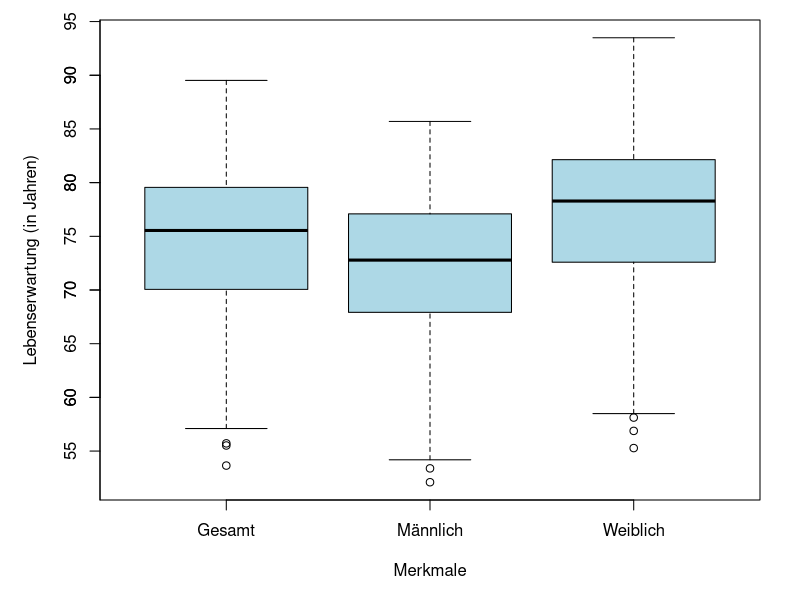
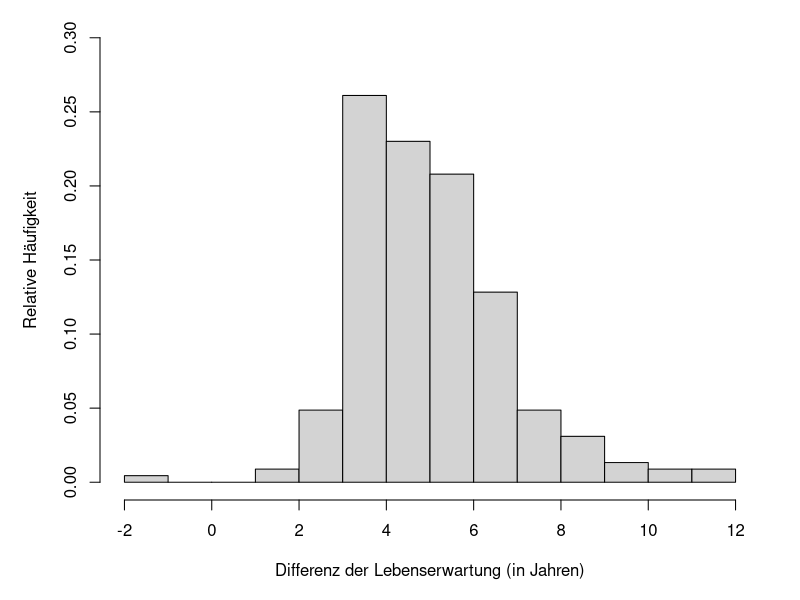
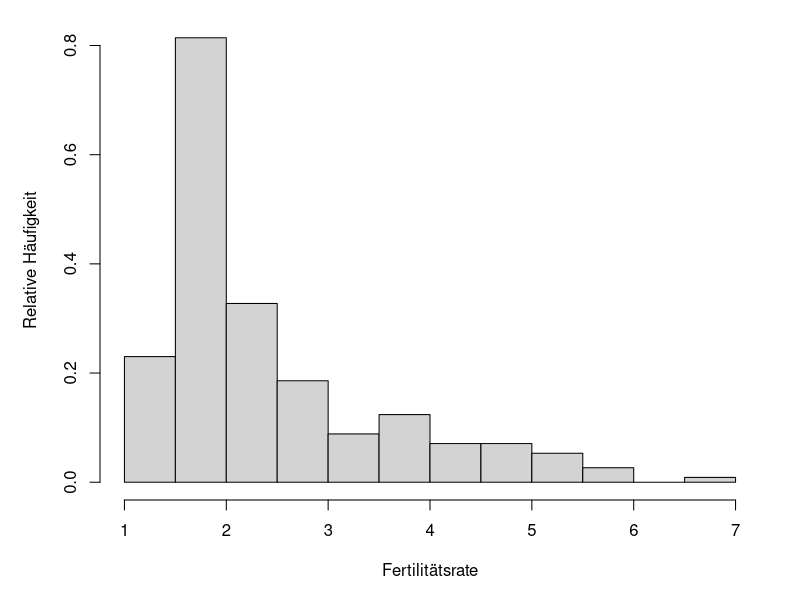
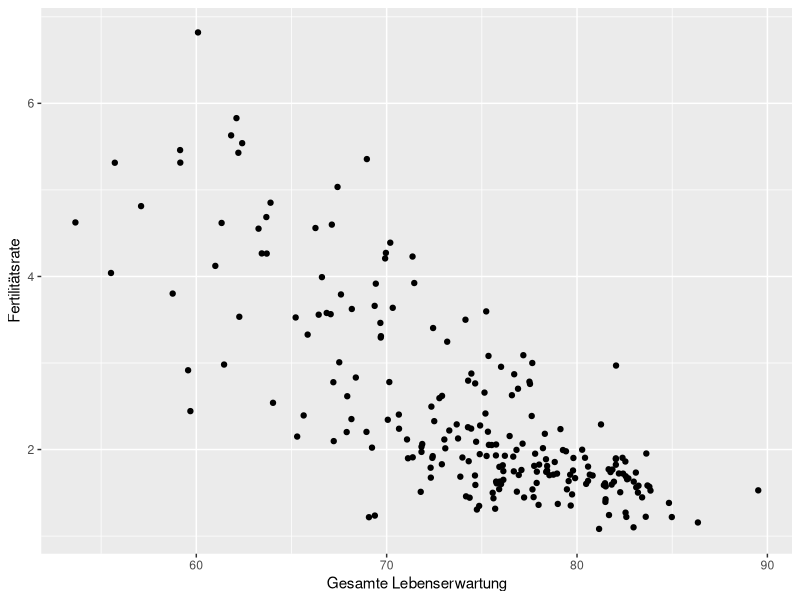
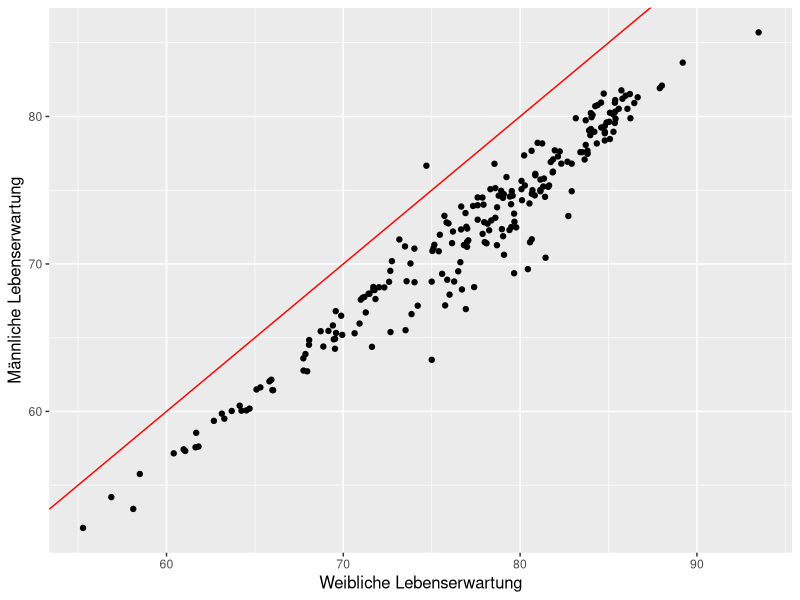
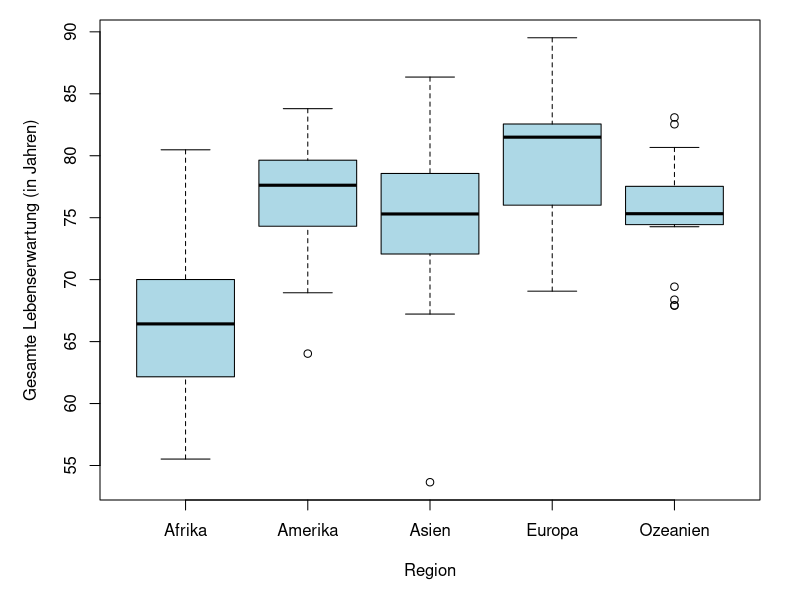
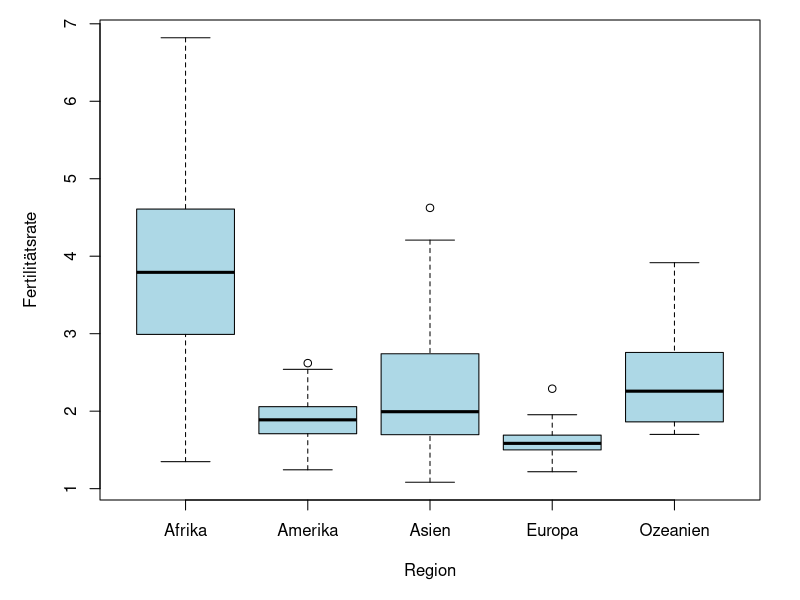
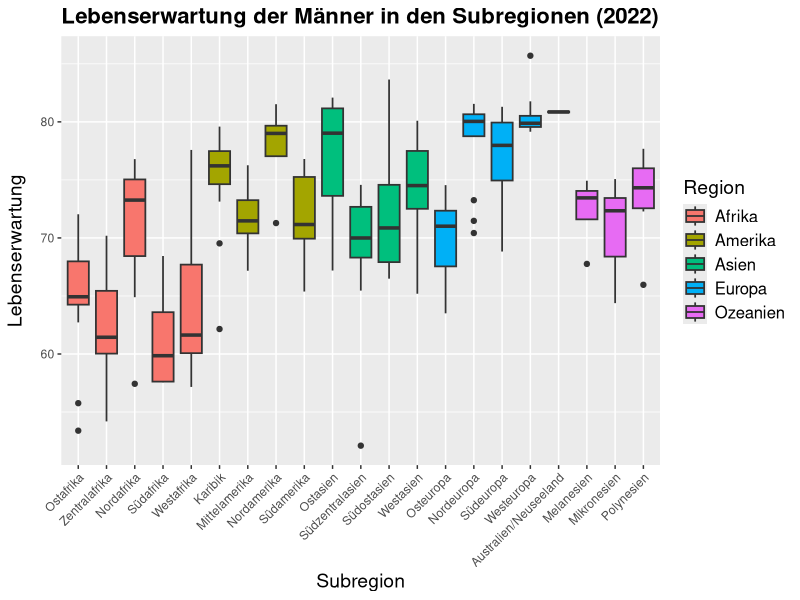

Source code (R) for these figures, in order:
library(ggplot2)

setwd("C:/Users/alena/Documents/GitHub/Fallstudien-1/Projekt 1")

data <- read.csv("census_2022_2002.csv")
# Ueberblick ueber die Daten
dim(data)
head(data)
str(data)
summary(data)

# Entfernung von NA-Werten
data_noNA <- na.omit(data)

# Datensatz auf 2 abhaengig vom Jahr teilen
data2002 <- subset(data_noNA, Year == 2002)
dim(data2002)

data2022 <- subset(data_noNA, Year == 2022)
dim(data2022)


#1 - Haeufigkeitsverteilungen der Merkmale + Unterschiede zwischen Geschlechter
attach(data2022)

num_stat <- function(data) {
  var_name <- c("Gesamte Lebenserwartung", "Männliche Lebenserwartung", 
                "Weibliche Lebenserwartung", "Fertilitätsrate")
  result <- matrix(NA, nrow = length(data), ncol = 7)
  colnames(result) <- c("Variable", "min", "max", "IQR", "median", 
                        "mean", "sd")
  for(i in 1:length(data)) {
    var_data <- data[[i]]
    Max <- max(var_data)
    Min <- min(var_data)
    q1 <- quantile(var_data, 0.25)
    q3 <- quantile(var_data, 0.75)
    result[i, 1] <- var_name[i]
    result[i, 2] <- round(Min, 2)
    result[i, 3] <- round(Max,2)
    result[i, 4] <- round(q3 - q1,2)
    result[i, 5] <- round(median(var_data),2)
    result[i, 6] <- round(mean(var_data),2)
    result[i, 7] <- round(sd(var_data),2)
  } 
  return(as.data.frame(result))
}
num_data <- 3:6
num_stat(data2022[,num_data])

# Boxplots der Lebenserwartung (+ Unterschiede zwischen den Geschlechtern)
par(mar = c(5, 5, 1, 2))
boxplot(Life_Expectancy_Overall,
        Life_Expectancy_Male,
        Life_Expectancy_Female,
        names = c("Gesamt", "Männlich", "Weiblich"),
        ylab = "Lebenserwartung (in Jahren)",
        xlab = "Merkmale", horizontal = FALSE, col = "lightblue")
axis(2, at = seq(0, 100, by = 5))

# Differenz der Lebenserwartung (Frauen - Männer)
Diff_Lebenserwartung <- Life_Expectancy_Female - Life_Expectancy_Male
hist(Diff_Lebenserwartung, xlab = "Differenz der Lebenserwartung (in Jahren)",
     ylab = "Relative Häufigkeit",probability = TRUE,
     ylim = c(0, 0.30), breaks = -2:12, main = "")

# Histogramm für Fertilitätsrate
hist(Total_Fertility_Rate, xlab = "Fertilitätsrate", 
     ylab = "Relative Häufigkeit", probability = TRUE, main = "")

# Verteilung der Region mit Tabelle

table(Region)

# Verteilung der Subregion
table(Subregion)

################

#2 - bivariate Zusammenhaenge zwischen den Merkmalen

# Subregionen nach Region
table(Subregion, Region)

# Zusammenhang zwischen gesamten Lebenserwartung und Fertilitätsrate
# Streudiagramm
ggplot(data2022, aes(x = Life_Expectancy_Overall, y = Total_Fertility_Rate)) +
  geom_point() +
  labs(x = "Gesamte Lebenserwartung",
       y = "Fertilitätsrate")

# Zusammenhang zwischen Lebenserwartung von Frauen und Männer
# Streudiagramm
ggplot(data2022, aes(x = Life_Expectancy_Female, y = Life_Expectancy_Male)) +
  geom_point() +
  geom_abline(intercept = 0, slope = 1, color = "red", linetype = "solid") +
  labs(x = "Weibliche Lebenserwartung",
       y = "Männliche Lebenserwartung") +
  theme(
    axis.title.x = element_text(size = 12),
    axis.title.y = element_text(size = 12) 
  )

# Boxplot der Lebenserwartung nach Region
region_name = c("Afrika", "Amerika", "Asien", "Europa", "Ozeanien")

boxplot(Life_Expectancy_Overall ~ Region,
        ylab = "Gesamte Lebenserwartung (in Jahren)",
        xlab = "Region", horizontal = FALSE,
        names = region_name, col = "lightblue")

# Boxplot der Fertilitätsrate nach Region
boxplot(Total_Fertility_Rate ~ Region, 
        ylab = "Fertilitätsrate",
        xlab = "Region", horizontal = FALSE,
        col = "lightblue", names = region_name)


#3 - Unterschiede der Merkmale zwischen den Subregionen

# Subregionen ins Deutsche übersetzen und Region hinzufügen
data2022$Subregion[data2022$Subregion == "Eastern Africa"] <- "Ostafrika"
data2022$Subregion[data2022$Subregion == "Middle Africa"] <- "Zentralafrika"
data2022$Subregion[data2022$Subregion == "Northern Africa"] <- "Nordafrika"
data2022$Subregion[data2022$Subregion == "Southern Africa"] <- "Südafrika"
data2022$Subregion[data2022$Subregion == "Western Africa"] <- "Westafrika"
data2022$Subregion[data2022$Subregion == "Caribbean"] <- "Karibik"
data2022$Subregion[data2022$Subregion == "Central America"] <- "Mittelamerika"
data2022$Subregion[data2022$Subregion == "Northern America"] <- "Nordamerika"
data2022$Subregion[data2022$Subregion == "South America"] <- "Südamerika"
data2022$Subregion[data2022$Subregion == "Eastern Asia"] <- "Ostasien"
data2022$Subregion[data2022$Subregion == "South-Central Asia"] <- "Südzentralasien"
data2022$Subregion[data2022$Subregion == "South-Eastern Asia"] <- "Südostasien"
data2022$Subregion[data2022$Subregion == "Western Asia"] <- "Westasien"
data2022$Subregion[data2022$Subregion == "Eastern Europe"] <- "Osteuropa"
data2022$Subregion[data2022$Subregion == "Northern Europe"] <- "Nordeuropa"
data2022$Subregion[data2022$Subregion == "Southern Europe"] <- "Südeuropa"
data2022$Subregion[data2022$Subregion == "Western Europe"] <- "Westeuropa"
data2022$Subregion[data2022$Subregion == "Australia/New Zealand"] <- "Australien/Neuseeland"
data2022$Subregion[data2022$Subregion == "Melanesia"] <- "Melanesien"
data2022$Subregion[data2022$Subregion == "Micronesia"] <- "Mikronesien"
data2022$Subregion[data2022$Subregion == "Polynesia"] <- "Polynesien"

# Region hinzufügen basierend auf den Subregionen
data2022$Region <- ifelse(data2022$Subregion %in% c("Ostafrika", "Zentralafrika", "Nordafrika", "Südafrika", "Westafrika"), "Afrika",
                          ifelse(data2022$Subregion %in% c("Karibik", "Mittelamerika", "Nordamerika", "Südamerika"), "Amerika",
                                 ifelse(data2022$Subregion %in% c("Ostasien", "Südzentralasien", "Südostasien", "Westasien"), "Asien",
                                        ifelse(data2022$Subregion %in% c("Osteuropa", "Nordeuropa", "Südeuropa", "Westeuropa"), "Europa",
                                               ifelse(data2022$Subregion %in% c("Australien/Neuseeland", "Melanesien", "Mikronesien", "Polynesien"), "Ozeanien", 
                                                      NA)))))

# Sortieren der Daten nach Region und Subregion in neuer Variable year2022
year2022 <- data2022[order(Region, Subregion), ]


#########################
#Boxplots

#Boxplot Lebenserwartung der Männer in den Subregionen
# Boxplot mit ggplot2, nach Region gruppiert und mit farblicher Unterscheidung der Regionen
ggplot(year2022, aes(x = factor(Subregion, levels = unique(Subregion)), y = Life_Expectancy_Male, fill = Region)) +
  geom_boxplot(coef = 1.5, size = 0.6) +
  labs(title = "Lebenserwartung der Männer in den Subregionen (2022)",
       x = "Subregion",
       y = "Lebenserwartung",
       fill = "Region") +  # Legende für die Regionen hinzufügen
  theme(
    plot.title = element_text(size = 16, face = "bold"),  # Überschrift größer und fett
    axis.title.x = element_text(size = 14),  # x-Achsenbeschriftung größer
    axis.title.y = element_text(size = 14, margin = margin(r = 10)),  # y-Achsenbeschriftung größer
    axis.text.x = element_text(angle = 45, hjust = 1), # x-Achsenbeschriftung um 45 Grad drehen
    legend.text = element_text(size = 12),  # Legendentext größer
    legend.title = element_text(size = 14)  # Legendentitel größer
  )


# Boxplot Lebenserwartung der Frauen in den Subregionen
ggplot(year2022, aes(x = factor(Subregion, levels = unique(Subregion)), y = Life_Expectancy_Female, fill = Region)) +
  geom_boxplot(coef = 1.5, size = 0.6) +
  labs(title = "Lebenserwartung der Frauen in den Subregionen (2022)",
       x = "Subregion",
       y = "Lebenserwartung",
       fill = "Region") +  # Legende für die Regionen hinzufügen
  theme(
    plot.title = element_text(size = 16, face = "bold"),  # Überschrift größer und fett
    axis.title.x = element_text(size = 14),  # x-Achsenbeschriftung größer
    axis.title.y = element_text(size = 14, margin = margin(r = 10)),  # y-Achsenbeschriftung größer mit Abstand
    axis.text.x = element_text(angle = 45, hjust = 1), # x-Achsenbeschriftung um 45 Grad drehen
    legend.text = element_text(size = 12),  # Legendentext größer
    legend.title = element_text(size = 14)  # Legendentitel größer
  )

# Gesamte Lebenserwartung in den Subregionen (2022)
ggplot(year2022, aes(x = factor(Subregion, levels = unique(Subregion)), y = Life_Expectancy_Overall, fill = Region)) +
  geom_boxplot(coef = 1.5, size = 0.6) +
  labs(x = "Subregion",
       y = "Gesamte Lebenserwartung",
       fill = "Region:") +  # Legende für die Regionen hinzufügen
  theme(
    plot.title = element_text(size = 16, face = "bold"),
    axis.title.x = element_text(size = 14), 
    axis.title.y = element_text(size = 14, margin = margin(r = 10)), 
    axis.text.x = element_text(angle = 45, hjust = 1), 
    legend.text = element_text(size = 12), 
    legend.title = element_text(size = 14),
    legend.position = "top",
    legend.direction = "horizontal")


# Fertilitätsrate in den Subregionen (2022)
ggplot(year2022, aes(x = factor(Subregion, levels = unique(Subregion)), y = Total_Fertility_Rate, fill = Region)) +
  geom_boxplot(coef = 1.5, size = 0.6) +
  labs(x = "Subregion",
       y = "Fertilitätsrate",
       fill = "Region:") +  # Legende für die Regionen hinzufügen
  theme(
    plot.title = element_text(size = 16, face = "bold"), 
    axis.title.x = element_text(size = 14), 
    axis.title.y = element_text(size = 14, margin = margin(r = 10)),  
    axis.text.x = element_text(angle = 45, hjust = 1), 
    legend.text = element_text(size = 12),  
    legend.title = element_text(size = 14),
    legend.position = "top",
    legend.direction = "horizontal")

#####################
#Zusätzliche Grafik

# Boxplot Differenz der Lebenserwartung (Frauen - Männer) in den Subregionen
ggplot(year2022, aes(x = factor(Subregion, levels = unique(Subregion)), y = Life_Expectancy_Female - Life_Expectancy_Male, fill = Region)) +
  geom_boxplot(coef = 1.5, size = 0.6) +
  labs(title = "Differenz der Lebenserwartung in den Subregionen (2022)",
       x = "Subregion",
       y = "Lebenserwartung",
       fill = "Region") +  # Legende für die Regionen hinzufügen
  theme(
    plot.title = element_text(size = 16, face = "bold"),  # Überschrift größer und fett
    axis.title.x = element_text(size = 14),  # x-Achsenbeschriftung größer
    axis.title.y = element_text(size = 14, margin = margin(r = 10)),  # y-Achsenbeschriftung größer mit Abstand
    axis.text.x = element_text(angle = 45, hjust = 1), # x-Achsenbeschriftung um 45 Grad drehen
    legend.text = element_text(size = 12),  # Legendentext größer
    legend.title = element_text(size = 14)  # Legendentitel größer
  )

detach(data2022)

#4 - Vergleich von Merkmalen in 2002 und 2022

par(mfrow = c(1, 2))
# Gesamte Lebenserwartung in 2002 und 2022
boxplot(data2002$Life_Expectancy_Overall, data2022$Life_Expectancy_Overall,
        names = c("2002", "2022"),
        ylab = "Gesamte Lebenserwartung (in Jahren)", 
        xlab = "Jahr", col = "lightblue")

# Fertilitätsrate in 2002 und 2022
boxplot(data2002$Total_Fertility_Rate, data2022$Total_Fertility_Rate,
        names = c("2002", "2022"), ylab = "Fertilitätsrate", 
        xlab = "Jahr", col = "lightblue")
